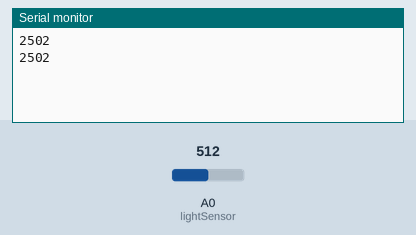
The sketch below on a simulated Arduino Uno, built with avr-gcc and run on an emulated ATmega328P. On the bench: the last lines printed to the serial monitor. The test bench sets the inputs (shaded band); at power-on: A0 (lightSensor) = 512.

Above: at 10.8 s.
10.9 s: A0 (lightSensor) set to 716
At 20.7 s:
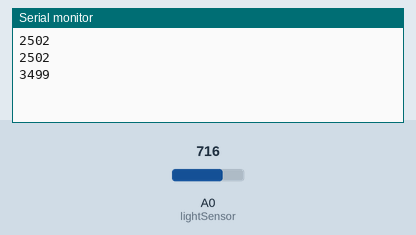
20.9 s: A0 (lightSensor) set to 900
At 31.1 s:
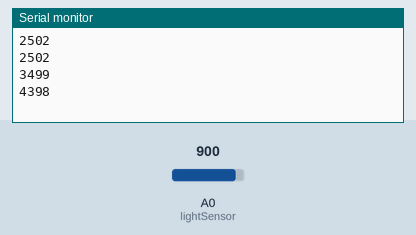
Timing chart, 0 to 32.6 s (numbered marks = the images above; inputs shaded):
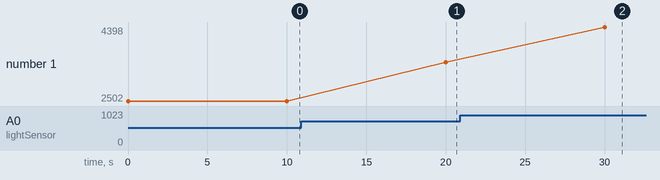

Measured:
- after the input at 10.9 s, the serial monitor: prints a new line after 9.1 s (image 1)
- after the input at 20.9 s, the serial monitor: prints a new line after 9.1 s (image 2)
- plotted number 1: 2502 → 3499 after the input at 10.9 s, 3499 → 4398 after the input at 20.9 s

The sketch:

The_project.ino
```cpp
int lightSensor =  A0;
volatile int value =0;
void setup() {
  // put your setup code here, to run once:
  pinMode(A0,INPUT);
  Serial.begin(9600);
}
//
void loop() {

  // put your main code here, to run repeatedly:

   value =  analogRead(lightSensor);
   value = map(value,0,1023,0,5000);
  Serial.println(value);
   delay(10000);
}
```
